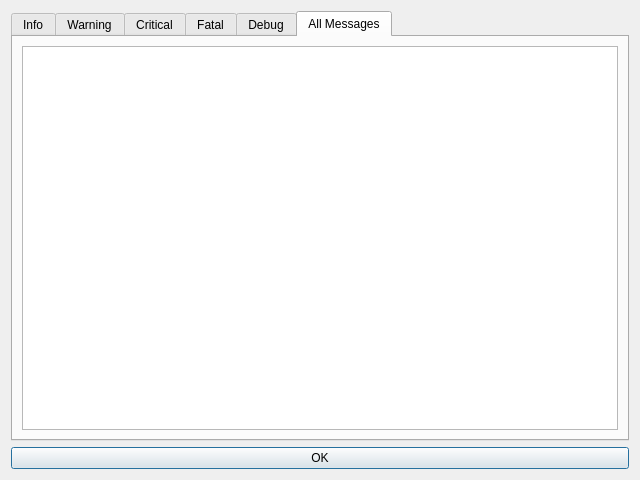
<?xml version="1.0" encoding="UTF-8"?>
<ui version="4.0">
 <class>LoggerDialog</class>
 <widget class="QDialog" name="LoggerDialog">
  <property name="geometry">
   <rect>
    <x>0</x>
    <y>0</y>
    <width>640</width>
    <height>480</height>
   </rect>
  </property>
  <property name="windowTitle">
   <string>Logger</string>
  </property>
  <layout class="QGridLayout" name="gridLayout">
   <item row="1" column="0">
    <widget class="QPushButton" name="pushButton">
     <property name="text">
      <string>OK</string>
     </property>
    </widget>
   </item>
   <item row="0" column="0">
    <widget class="QTabWidget" name="tabWidget">
     <property name="currentIndex">
      <number>5</number>
     </property>
     <widget class="QWidget" name="infoTab">
      <attribute name="title">
       <string>Info</string>
      </attribute>
      <layout class="QVBoxLayout" name="verticalLayout">
       <item>
        <widget class="QTextBrowser" name="infoTextBrowser"/>
       </item>
      </layout>
     </widget>
     <widget class="QWidget" name="warningTab">
      <attribute name="title">
       <string>Warning</string>
      </attribute>
      <layout class="QVBoxLayout" name="verticalLayout_2">
       <item>
        <widget class="QTextBrowser" name="warningTextBrowser"/>
       </item>
      </layout>
     </widget>
     <widget class="QWidget" name="criticalTab">
      <attribute name="title">
       <string>Critical</string>
      </attribute>
      <layout class="QVBoxLayout" name="verticalLayout_4">
       <item>
        <widget class="QTextBrowser" name="criticalTextBrowser"/>
       </item>
      </layout>
     </widget>
     <widget class="QWidget" name="fatalTab">
      <attribute name="title">
       <string>Fatal</string>
      </attribute>
      <layout class="QVBoxLayout" name="verticalLayout_5">
       <item>
        <widget class="QTextBrowser" name="fatalTextBrowser"/>
       </item>
      </layout>
     </widget>
     <widget class="QWidget" name="debugTab">
      <attribute name="title">
       <string>Debug</string>
      </attribute>
      <layout class="QVBoxLayout" name="verticalLayout_3">
       <item>
        <widget class="QTextBrowser" name="debugTextBrowser"/>
       </item>
      </layout>
     </widget>
     <widget class="QWidget" name="messagesTab">
      <attribute name="title">
       <string>All Messages</string>
      </attribute>
      <layout class="QVBoxLayout" name="verticalLayout_6">
       <item>
        <widget class="QTextBrowser" name="messagesTextBrowser"/>
       </item>
      </layout>
     </widget>
    </widget>
   </item>
  </layout>
 </widget>
 <resources/>
 <connections>
  <connection>
   <sender>pushButton</sender>
   <signal>clicked()</signal>
   <receiver>LoggerDialog</receiver>
   <slot>accept()</slot>
   <hints>
    <hint type="sourcelabel">
     <x>52</x>
     <y>460</y>
    </hint>
    <hint type="destinationlabel">
     <x>398</x>
     <y>442</y>
    </hint>
   </hints>
  </connection>
 </connections>
</ui>
